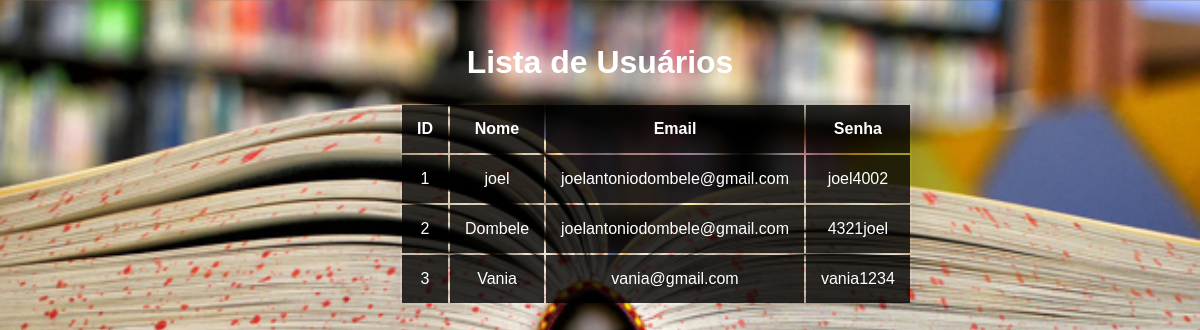
Screenshot of /php/listagem.php with the database file from the repository.
### tables this page shows
CREATE TABLE `usuario` (
  `usuario_id` int(11) NOT NULL,
  `nome` varchar(255) DEFAULT NULL,
  `email` varchar(255) DEFAULT NULL,
  `senha` varchar(55) DEFAULT NULL
);

### php/listagem.php (the view, shortened to what this page needs)
<!DOCTYPE html>
<html lang="en">
<head>
    <link rel="stylesheet" href="../css/suzana.css">
</head>
<body>
<main >
    <?php
    $database = new DB();
    $conn = $database->connect();
    $query = "SELECT usuario_id, nome, email, senha FROM usuario";
    $stmt = $conn->prepare($query);
    $stmt->execute();
    if ($stmt->rowCount() > 0) {
        echo "<h1>Lista de Usuários</h1>";
        echo "<table>";
        echo "<tr><th>ID</th><th>Nome</th><th>Email</th><th>Senha</th></tr>";
        while ($row = $stmt->fetch(PDO::FETCH_ASSOC)) {
            echo "<tr>";
            echo "<td>" . $row['usuario_id'] . "</td>";
            echo "<td>" . $row['nome'] . "</td>";
            echo "<td>" . $row['email'] . "</td>";
            echo "<td>" . $row['senha'] . "</td>";
            echo "</tr>";
        }
        echo "</table>";
    } else {
        echo "Nenhum usuário encontrado.";
    }
    ?>
</main>
</body>
</html>

### css/suzana.css (style rules this page uses)
body { font-family:Arial, Helvetica, sans-serif ; background-image: url('../imagens/capa.jpg'); background-color: rgba(0, 128, 255, 0.884); background-size: cover; }
table { font-family: sans-serif; font-weight: 100; border-collapse: separate; overflow: hidden; box-shadow: 0 0 20px #0000001a; }
th,td { background-color:rgba(0, 0, 0, 0.8); padding: 15px; color: white; }
tbody td { position: relative; }
main { width: 400px; margin: auto; padding: 15px;justify-content: center; align-items: center; text-align: center; color: white; }

### rows the page displays
usuario: usuario_id "1", nome "joel", email "joelantoniodombele@gmail.com", senha "joel4002"
usuario: usuario_id "2", nome "Dombele", email "joelantoniodombele@gmail.com", senha "4321joel"
usuario: usuario_id "3", nome "Vania", email "vania@gmail.com", senha "vania1234"
